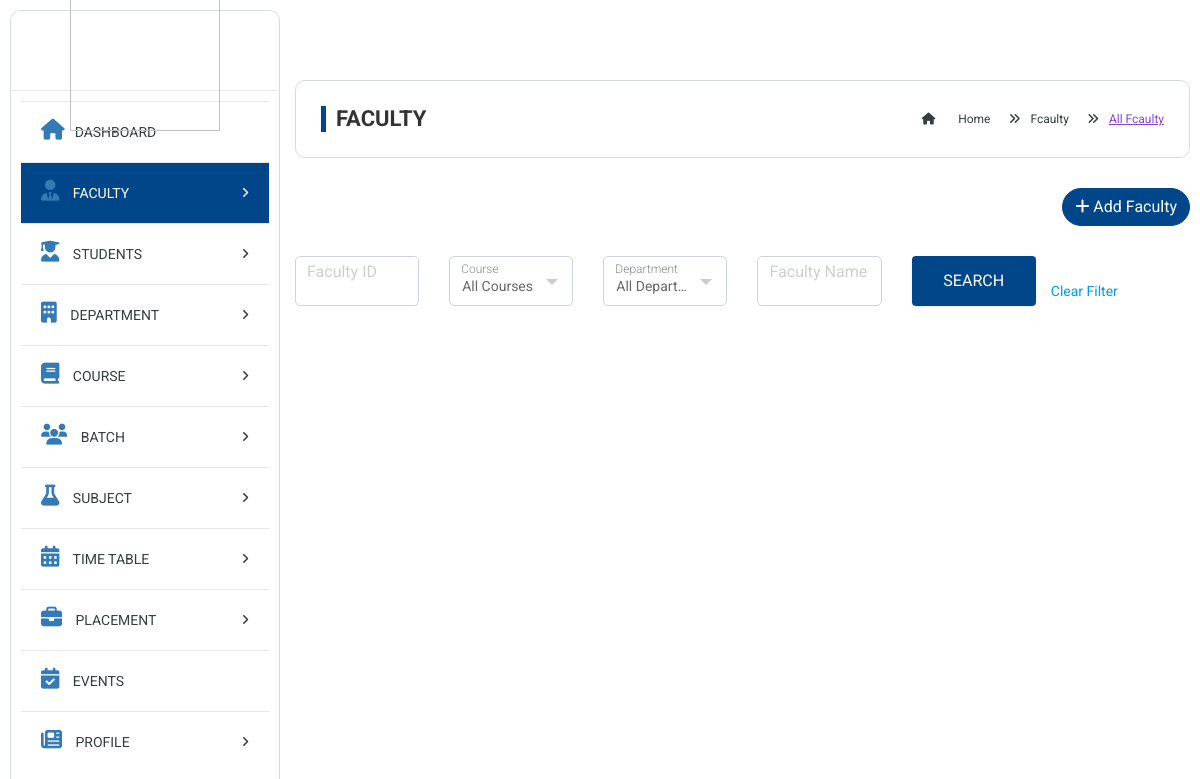
Page /all_teachers/ on the earlier database version.
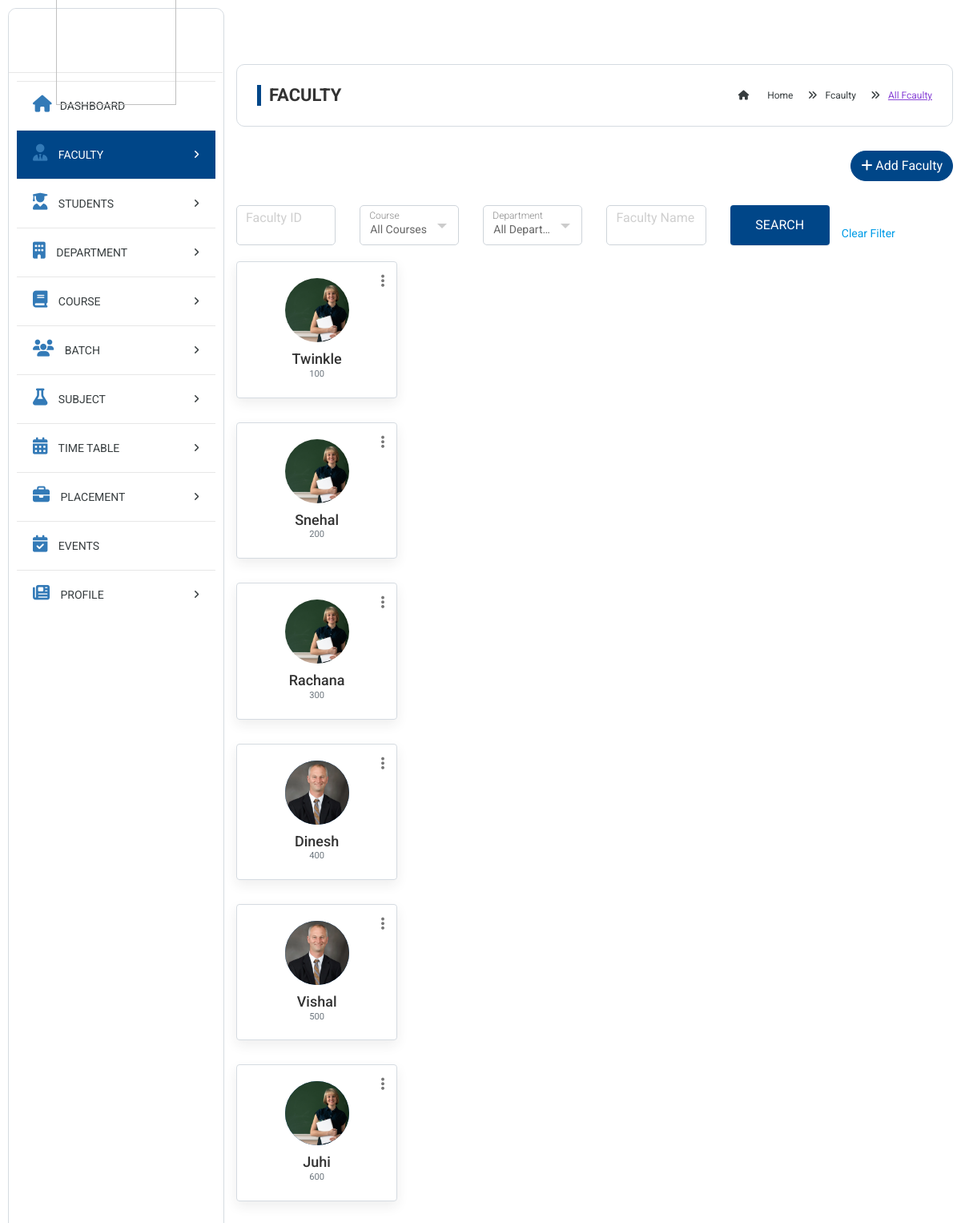
Same page on the later database version.
### superadmin/models.py (models this page shows, shortened)
class Teacher(models.Model):
    GENDER_CHOICES = [
        ('Male', 'Male'),
        ('Female', 'Female'),
    ]
    faculty_id = models.CharField(max_length=20, unique=True)
    firstname = models.CharField(max_length=50)
    middlename = models.CharField(max_length=50, null=True, blank=True)
    lastname = models.CharField(max_length=50)
    email = models.EmailField(unique=True)
    password = models.CharField(max_length=128)
    mobile_number = models.CharField(max_length=15)
    gender = models.CharField(max_length=6, choices=GENDER_CHOICES)
    birth_date = models.DateField(null=True, blank=True)
    address_line_1 = models.CharField(max_length=255)
    address_line_2 = models.CharField(max_length=255, null=True, blank=True)
    country = models.CharField(max_length=100)
    state = models.CharField(max_length=100)
    city = models.CharField(max_length=100)
    pincode = models.CharField(max_length=10)
    joining_date = models.DateField(null=True, blank=True)
    course = models.ForeignKey(Course, on_delete=models.CASCADE)
    department = models.ForeignKey(department, on_delete=models.CASCADE)
    designations = models.CharField(max_length=255)
    achievements = models.TextField(null=True, blank=True)
    qualification = models.CharField(max_length=255)
    pic = models.ImageField(upload_to='teacher_images/', null=True, blank=True)

### superadmin/views.py (the view)
# urls.py: path('all_teachers/', superadmin_views.all_teachers, name='all_teachers'),
def all_teachers(request):
    all_teachers = Teacher.objects.all()
    faculty_id = request.GET.get('faculty_id')
    course = request.GET.get('course')
    department_id = request.GET.get('department')
    faculty_name = request.GET.get('faculty_name')
    if faculty_id:
        all_teachers = all_teachers.filter(faculty_id__icontains=faculty_id)
    if course:
        all_teachers = all_teachers.filter(course_id=course)
    if department_id:
        all_teachers = all_teachers.filter(department_id=department_id)
    if faculty_name:
        all_teachers = all_teachers.filter(
            models.Q(firstname__icontains=faculty_name) |
            models.Q(middlename__icontains=faculty_name) |
            models.Q(lastname__icontains=faculty_name)
        )
    all_departments = department.objects.all()
    all_courses = Course.objects.all()
    context = {
        'all_departments': all_departments,
        'all_courses': all_courses,
        'all_teachers': all_teachers
    }
    return render(request, 'superadmin/all-teachers.html', context)

### templates/superadmin/all-teachers.html (shortened to what this page needs)
<!DOCTYPE html>
<html lang="en">
  {% load static %}
  <head>
    <link
      href="https://cdn.jsdelivr.net/npm/remixicon@4.5.0/fonts/remixicon.css"
      rel="stylesheet"
    />
    <link rel="stylesheet" href="{% static 'assets/css/bootstrap.min.css' %}" />
    <link
      rel="stylesheet"
      href="{% static 'assets/plugins/fontawesome/css/all.min.css' %}"
    />
    <link
      rel="stylesheet"
      href="{% static 'assets/plugins/fontawesome/css/fontawesome.min.css' %}"
    />
    <link
      rel="stylesheet"
      href="{% static 'assets/plugins/datetimepicker/css/tempusdominus-bootstrap-4.min.css' %}"
    />
    <link rel="stylesheet" href="{% static 'assets/css/select2.min.css' %}" />
    <link rel="stylesheet" href="{% static 'assets/css/style.css' %}" />
  </head>
  <body>
    <div class="main-wrapper">
      {% include 'superadmin/sidebar.html' %}
      <div class="page-wrapper">
        <div class="content container-fluid">
          <div class="page-header">
            <div class="row">
              <div class="col-lg-6 col-md-6 col-sm-6 col-12">
                <h5 class="text-uppercase mb-0 mt-0 page-title">Faculty</h5>
              </div>
              <div class="col-lg-6 col-md-6 col-sm-6 col-12">
                <ul class="breadcrumb float-right p-0 mb-0">
                  <li class="breadcrumb-item">
                    <a href="/index/"><i class="fas fa-home"></i> Home</a>
                  </li>
                  <li class="breadcrumb-item"><a href="#">Fcaulty</a></li>
                  <li class="breadcrumb-item"><span> All Fcaulty</span></li>
                </ul>
              </div>
            </div>
          </div>
          <div class="row">
            <div class="col-sm-4 col-12"></div>
            <div class="col-sm-8 col-12 text-right add-btn-col">
              <a
                href="/add_teacher/"
                class="btn btn-primary btn-rounded float-right"
                ><i class="fas fa-plus"></i> Add Faculty</a
              >
            </div>
          </div>
          <form method="get" action="{% url 'all_teachers' %}">
            <div class="row filter-row d-flex align-items-center">
              <div class="col-md-2">
                <div class="form-group form-focus">
                  <input type="text" class="form-control floating" name="faculty_id" value="{{ request.GET.faculty_id }}">
                  <label class="focus-label">Faculty ID</label>
                </div>
              </div>
              <div class="col-md-2">
                <div class="form-group form-focus select-focus">
                  <label class="focus-label">Course</label>
                </div>
              </div>
              <div class="col-md-2">
                <div class="form-group form-focus select-focus">
                  <label class="focus-label">Department</label>
                </div>
              </div>
              <div class="col-md-2">
                <div class="form-group form-focus">
                  <input type="text" class="form-control floating" name="faculty_name" value="{{ request.GET.faculty_name }}">
                  <label class="focus-label">Faculty Name</label>
                </div>
              </div>
              <div class="col-md-2">
                <div class="form-group">
                  <button type="submit" class="btn btn-search rounded btn-block">Search</button>
                </div>
              </div>
                  <a href="{% url "all_teachers" %}">Clear Filter</a>
              </div>
          </form>
          {% for i in all_teachers %}
          <div class="row staff-grid-row">
            <div class="col-md-4 col-sm-6 col-12 col-lg-4 col-xl-3">
              <div class="profile-widget">
                <div class="profile-img">
                  <a href="/faculty_individual_profile/{{i.faculty_id}}"
                    ><img class="avatar" src="{{ i.pic.url }}" alt="loading"
                  /></a>
                </div>
                <div class="dropdown profile-action">
                  <a
                    href="#"
                    class="action-icon dropdown-toggle"
                    data-toggle="dropdown"
                    aria-expanded="false"
                    ><i class="fas fa-ellipsis-v"></i
                  ></a>
                </div>
                <h4 class="user-name m-t-10 m-b-0 text-ellipsis">
                  <a href="/faculty_individual_profile/{{i.faculty_id}}"
                    >{{i.firstname}}</a>
                </h4>
                <div class="small text-muted">{{i.faculty_id}}</div>
              </div>
            </div>
          </div>
          {% endfor %}
        </div>
      </div>
    </div>
  </body>
</html>

### templates/superadmin/sidebar.html (shortened to what this page needs)
{% load static %}
<!DOCTYPE html>
<html lang="en">
<head>
  <link rel="stylesheet" href="{% static 'assets/css/bootstrap.min.css' %}" />
  <link rel="stylesheet" href="https://cdnjs.cloudflare.com/ajax/libs/font-awesome/6.7.2/css/all.min.css" />
  <link rel="stylesheet" href="{% static 'assets/css/select2.min.css' %}" />
  <link rel="stylesheet" href="{% static 'assets/css/style.css' %}" />
</head>
<body>
  <div class="sidebar" id="sidebar">
    <div class="sidebar-inner slimscroll">
      <div id="sidebar-menu" class="sidebar-menu">
        <div class="header-left">
          <a href="/index/" class="logo">
            <img style="margin-top: -30px;" src="{% static 'assets/img/brand_logo.png' %}" width="150" height="150"
              alt="" />
          </a>
        </div>
        <ul class="sidebar-ul">
          <li>
            <a href="/index/"><i class="fa-solid fa-house"
                style="font-size: 1.5em; color: #337AB7; margin-left: 0px;"></i><span>Dashboard</span></a>
          </li>
          <li class="submenu">
            <a href="#" data-menu="faculty"><i class="fa-solid fa-user-tie"
                style="font-size: 1.5em; color: #337AB7; margin-left: 0px;"></i>
              <span> Faculty</span> <span class="menu-arrow"></span></a>
          </li>
          <li class="submenu">
            <a href="#" data-menu="students"><i class="fa-solid fa-user-graduate"
                style="font-size: 1.5em; color: #337AB7; margin-left: 0px;"></i>
              <span> Students</span> <span class="menu-arrow"></span></a>
          </li>
          <li class="submenu">
            <a href="#" data-menu="department"><i class="fa-solid fa-building"
                style="font-size: 1.5em; color: #337AB7; margin-left: 0px;"></i>
              <span> Department</span> <span class="menu-arrow"></span></a>
          </li>
          <li class="submenu">
            <a href="#" data-menu="course"><i class="fa-solid fa-book"
                style="font-size: 1.5em; color: #337AB7; margin-left: 0px;"></i>
              <span> Course</span> <span class="menu-arrow"></span></a>
          </li>
          <li class="submenu">
            <a href="#" data-menu="batch"><i class="fa-solid fa-users"
                style="font-size: 1.5em; color: #337AB7; margin-left: 0px;"></i>
              <span> Batch</span> <span class="menu-arrow"></span></a>
          </li>
          <li class="submenu">
            <a href="#" data-menu="subject"><i class="fa-solid fa-flask"
                style="font-size: 1.5em; color: #337AB7; margin-left: 0px;"></i>
              <span> Subject</span> <span class="menu-arrow"></span></a>
          </li>
          <li class="submenu">
            <a href="#" data-menu="timetable"><i class="fa-solid fa-calendar-alt"
                style="font-size: 1.5em; color: #337AB7; margin-left: 0px;"></i>
              <span> Time Table</span> <span class="menu-arrow"></span></a>
          </li>
          <li class="submenu">
            <a href="#" data-menu="Placement"><i class="fa-solid fa-briefcase"
                style="font-size: 1.5em; color: #337AB7; margin-left: 0px;"></i>
              <span> Placement</span> <span class="menu-arrow"></span></a>
          </li>
          <li>
            <a href="/calendar/"><i class="fa-solid fa-calendar-check"
                style="font-size: 1.5em; color: #337AB7; margin-left: 0px;"></i><span>
                Events</span></a>
          </li>
          <li class="submenu">
            <a href="#" data-menu="Placement"><i class="fa-solid fa-newspaper"
                style="font-size: 1.5em; color: #337AB7; margin-left: 0px;"></i>
              <span> Profile</span> <span class="menu-arrow"></span></a>
          </li>
        </ul>
      </div>
    </div>
  </div>
</body>
</html>

### templates/superadmin/sidebar.html (style rules this page uses)
.sidebar-menu .active-li>a { background-color: #004688 !important; color: #fff !important; }

Differences in the rows shown:
added Teacher: pic (picture), firstname "Twinkle", faculty_id "100"
added Teacher: pic (picture), firstname "Snehal", faculty_id "200"
added Teacher: pic (picture), firstname "Rachana", faculty_id "300"
added Teacher: pic (picture), firstname "Dinesh", faculty_id "400"
added Teacher: pic (picture), firstname "Vishal", faculty_id "500"
added Teacher: pic (picture), firstname "Juhi", faculty_id "600"
